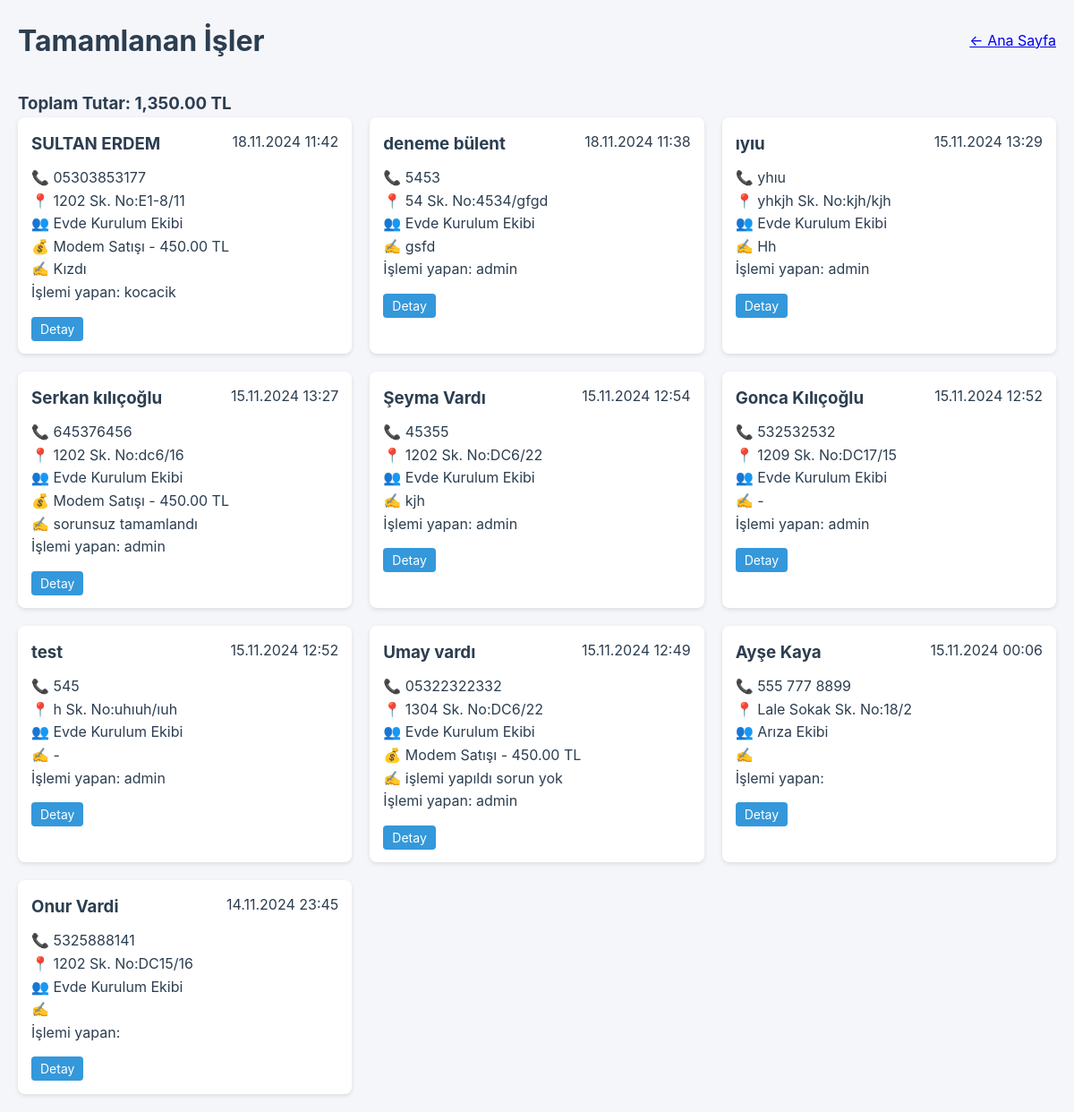
Screenshot of /tamamlanan.php (signed in) with the database file from the repository.
### tables this page shows
CREATE TABLE `basvurular` (
  `id` int NOT NULL,
  `ad_soyad` varchar(100) NOT NULL,
  `telefon` varchar(15) NOT NULL,
  `sokak_no` varchar(50) NOT NULL,
  `bina_no` varchar(10) NOT NULL,
  `daire_no` varchar(10) NOT NULL,
  `basvuru_tarihi` datetime NOT NULL,
  `atanma_tarihi` datetime DEFAULT NULL,
  `oncelik` enum('Normal','Acil') DEFAULT 'Normal',
  `ekip_id` int DEFAULT NULL,
  `durum` enum('Beklemede','Atandı','Tamamlandı','Arızalı') DEFAULT 'Beklemede',
  `tamamlanma_tarihi` datetime DEFAULT NULL,
  `ariza_tarihi` datetime DEFAULT NULL,
  `ariza_aciklama` text,
  `ariza_cozum_tarihi` datetime DEFAULT NULL,
  `tamamlanma_detay` text,
  `modem_satis` decimal(10,2) DEFAULT NULL,
  `ek_islem` text,
  `ariza_cozum` text,
  `islem_yapan_id` int DEFAULT NULL
);

CREATE TABLE `ekipler` (
  `id` int NOT NULL,
  `ekip_adi` varchar(50) NOT NULL
);

CREATE TABLE `ek_islem_turleri` (
  `id` int NOT NULL,
  `islem_adi` varchar(100) DEFAULT NULL,
  `fiyat` decimal(10,2) DEFAULT NULL
);

CREATE TABLE `kullanicilar` (
  `id` int NOT NULL,
  `kullanici_adi` varchar(50) NOT NULL,
  `sifre` varchar(255) NOT NULL,
  `yetki` enum('admin','ekip') NOT NULL,
  `ekip_id` int DEFAULT NULL,
  `created_at` timestamp NULL DEFAULT CURRENT_TIMESTAMP
);

### tamamlanan.php (the view, shortened to what this page needs)
<?php
require 'config.php';
$tamamlanan = $db->query("
    SELECT b.*, e.ekip_adi, k.kullanici_adi as islem_yapan,
           eit.islem_adi, eit.fiyat
    FROM basvurular b
    LEFT JOIN ekipler e ON b.ekip_id = e.id
    LEFT JOIN kullanicilar k ON b.islem_yapan_id = k.id
    LEFT JOIN ek_islem_turleri eit ON b.ek_islem = eit.id
    WHERE b.durum = 'Tamamlandı'
    ORDER BY b.tamamlanma_tarihi DESC
")->fetchAll(PDO::FETCH_ASSOC);
$toplam_tutar = $db->query("
    SELECT SUM(eit.fiyat) as toplam
    FROM basvurular b
    JOIN ek_islem_turleri eit ON b.ek_islem = eit.id
    WHERE b.durum = 'Tamamlandı'
")->fetch(PDO::FETCH_ASSOC)['toplam'];
?>
<!DOCTYPE html>
<html lang="tr">
<head>
    <link rel="stylesheet" href="assets/style.css">
</head>
<body>
    <div class="container">
        <header>
            <h1>Tamamlanan İşler</h1>
            <a href="index.php" class="geri-btn">← Ana Sayfa</a>
        </header>
        <div class="ozet-bilgi">
            <h3>Toplam Tutar: <?= number_format($toplam_tutar, 2) ?> TL</h3>
        </div>
        <div class="basvuru-list">
            <?php foreach($tamamlanan as $basvuru): ?>
                <div class="basvuru-card tamamlandi">
                    <div class="basvuru-header">
                        <h3><?= htmlspecialchars($basvuru['ad_soyad']) ?></h3>
                        <span class="tarih"><?= date('d.m.Y H:i', strtotime($basvuru['tamamlanma_tarihi'])) ?></span>
                    </div>
                    <div class="basvuru-body">
                        <p>📞 <?= htmlspecialchars($basvuru['telefon']) ?></p>
                        <p>📍 <?= htmlspecialchars($basvuru['sokak_no']) ?> Sk. No:<?= htmlspecialchars($basvuru['bina_no']) ?>/<?= htmlspecialchars($basvuru['daire_no']) ?></p>
                        <p>👥 <?= htmlspecialchars($basvuru['ekip_adi']) ?></p>
                        <?php if($basvuru['islem_adi']): ?>
                            <p>💰 <?= htmlspecialchars($basvuru['islem_adi']) ?> - <?= number_format($basvuru['fiyat'], 2) ?> TL</p>
                        <?php endif; ?>
                        <p>✍️ <?= htmlspecialchars($basvuru['tamamlanma_detay']) ?></p>
                        <p class="islem-yapan">İşlemi yapan: <?= htmlspecialchars($basvuru['islem_yapan']) ?></p>
                    </div>
                    <a href="#" onclick="basvuruDetay(<?= $basvuru['id'] ?>); return false;" class="detay-btn">Detay</a>
                </div>
            <?php endforeach; ?>
        </div>
    </div>
</body>
</html>

### assets/style.css (style rules this page uses)
:root { --primary: #2c3e50; --accent: #3498db; --success: #27ae60; --warning: #f39c12; --danger: #e74c3c; --card-bg: #ffffff; --bg: #f5f6fa; }
* { margin: 0; padding: 0; box-sizing: border-box; }
body { font-family: -apple-system, BlinkMacSystemFont, "Segoe UI", Roboto, "Helvetica Neue", Arial, sans-serif; background: var(--bg); color: #2c3e50; line-height: 1.6; }
.container { max-width: 1200px; margin: 0 auto; padding: 20px; }
header { display: flex; justify-content: space-between; align-items: center; margin-bottom: 30px; }
.basvuru-list { display: grid; grid-template-columns: repeat(auto-fill, minmax(300px, 1fr)); gap: 20px; }
.basvuru-card { background: var(--card-bg); padding: 15px; border-radius: 8px; box-shadow: 0 2px 5px rgba(0,0,0,0.1); }
.basvuru-header { display: flex; justify-content: space-between; align-items: start; margin-bottom: 10px; }
.basvuru-body { margin-bottom: 15px; }
.btn-tamamla, .btn-ariza, .detay-btn { padding: 5px 10px; border: none; border-radius: 4px; cursor: pointer; font-size: 14px; text-decoration: none; }
.detay-btn { background: var(--accent); color: white; }

### rows the page displays
basvurular: ad_soyad "SULTAN ERDEM", tamamlanma_tarihi "18.11.2024 11:42", telefon "05303853177", sokak_no "1202", bina_no "E1-8", daire_no "11", ekip.ekip_adi "Evde Kurulum Ekibi", ek_islem_turleri.islem_adi "Modem Satışı", ek_islem_turleri.fiyat "450.00", tamamlanma_detay "Kızdı", kullanicilar.kullanici_adi "kocacik"
basvurular: ad_soyad "deneme bülent", tamamlanma_tarihi "18.11.2024 11:38", telefon "5453", sokak_no "54", bina_no "4534", daire_no "gfgd", ekip.ekip_adi "Evde Kurulum Ekibi", tamamlanma_detay "gsfd", kullanicilar.kullanici_adi "admin"
basvurular: ad_soyad "ıyıu", tamamlanma_tarihi "15.11.2024 13:29", telefon "yhıu", sokak_no "yhkjh", bina_no "kjh", daire_no "kjh", ekip.ekip_adi "Evde Kurulum Ekibi", tamamlanma_detay "Hh", kullanicilar.kullanici_adi "admin"
basvurular: ad_soyad "Serkan kılıçoğlu", tamamlanma_tarihi "15.11.2024 13:27", telefon "645376456", sokak_no "1202", bina_no "dc6", daire_no "16", ekip.ekip_adi "Evde Kurulum Ekibi", ek_islem_turleri.islem_adi "Modem Satışı", ek_islem_turleri.fiyat "450.00", tamamlanma_detay "sorunsuz tamamlandı", kullanicilar.kullanici_adi "admin"
basvurular: ad_soyad "Şeyma Vardı", tamamlanma_tarihi "15.11.2024 12:54", telefon "45355", sokak_no "1202", bina_no "DC6", daire_no "22", ekip.ekip_adi "Evde Kurulum Ekibi", tamamlanma_detay "kjh", kullanicilar.kullanici_adi "admin"
basvurular: ad_soyad "Gonca Kılıçoğlu", tamamlanma_tarihi "15.11.2024 12:52", telefon "532532532", sokak_no "1209", bina_no "DC17", daire_no "15", ekip.ekip_adi "Evde Kurulum Ekibi", tamamlanma_detay "-", kullanicilar.kullanici_adi "admin"
basvurular: ad_soyad "test", tamamlanma_tarihi "15.11.2024 12:52", telefon "545", sokak_no "h", bina_no "uhıuh", daire_no "ıuh", ekip.ekip_adi "Evde Kurulum Ekibi", tamamlanma_detay "-", kullanicilar.kullanici_adi "admin"
basvurular: ad_soyad "Umay vardı", tamamlanma_tarihi "15.11.2024 12:49", telefon "05322322332", sokak_no "1304", bina_no "DC6", daire_no "22", ekip.ekip_adi "Evde Kurulum Ekibi", ek_islem_turleri.islem_adi "Modem Satışı", ek_islem_turleri.fiyat "450.00", tamamlanma_detay "işlemi yapıldı sorun yok", kullanicilar.kullanici_adi "admin"
basvurular: ad_soyad "Ayşe Kaya", tamamlanma_tarihi "15.11.2024 00:06", telefon "555 777 8899", sokak_no "Lale Sokak", bina_no "18", daire_no "2", ekip.ekip_adi "Arıza Ekibi"
basvurular: ad_soyad "Onur Vardi", tamamlanma_tarihi "14.11.2024 23:45", telefon "5325888141", sokak_no "1202", bina_no "DC15", daire_no "16", ekip.ekip_adi "Evde Kurulum Ekibi"

### other values shown
$toplam_tutar "1,350.00"
